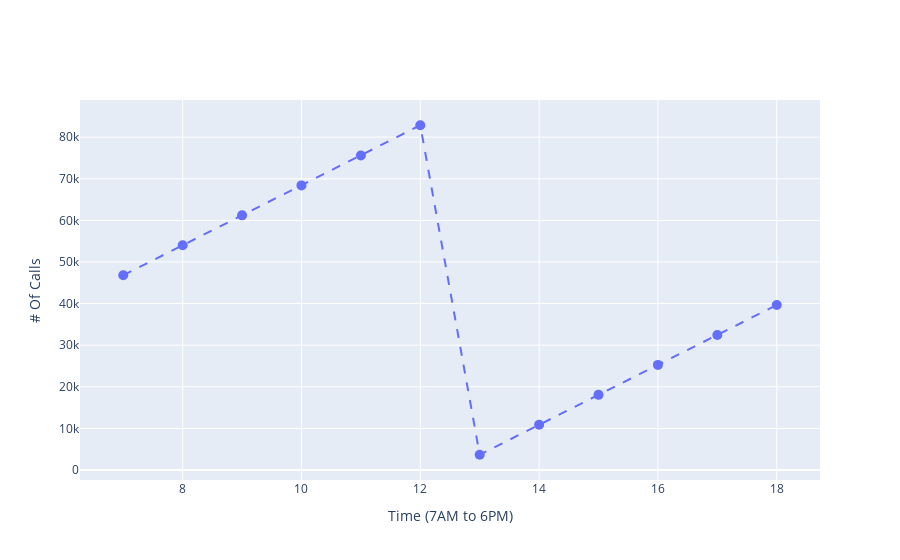

The notebook cell this image was saved under:
### Code cell
fig = go.Figure(data=go.Scatter(x=second_data_v5['Time'],
                                y=second_data_v5['call'],
                                mode='lines+markers',
                                marker_symbol='circle',
                                marker=dict(size=10),
                                line=dict(dash='dash')))


fig.update_xaxes(title_text='Time (7AM to 6PM)')
fig.update_yaxes(title_text='# Of Calls')

fig.show()

### Figure 1 — Plotly figure (JSON) as saved in the notebook; plotly's stock layout.template omitted (floating-point values rounded to 4 significant figures)
{"data": [{"line": {"dash": "dash"}, "marker": {"size": 10, "symbol": "circle"}, "mode": "lines+markers", "type": "scatter", "x": [7, 8, 9, 10, 11, 12, 13, 14, 15, 16, 17, 18], "y": [46800, 54000, 61200, 68400, 75600, 82860, 3660, 10860, 18060, 25260, 32460, 39660]}], "layout": {"xaxis": {"title": {"text": "Time (7AM to 6PM)"}}, "yaxis": {"title": {"text": "# Of Calls"}}}}
